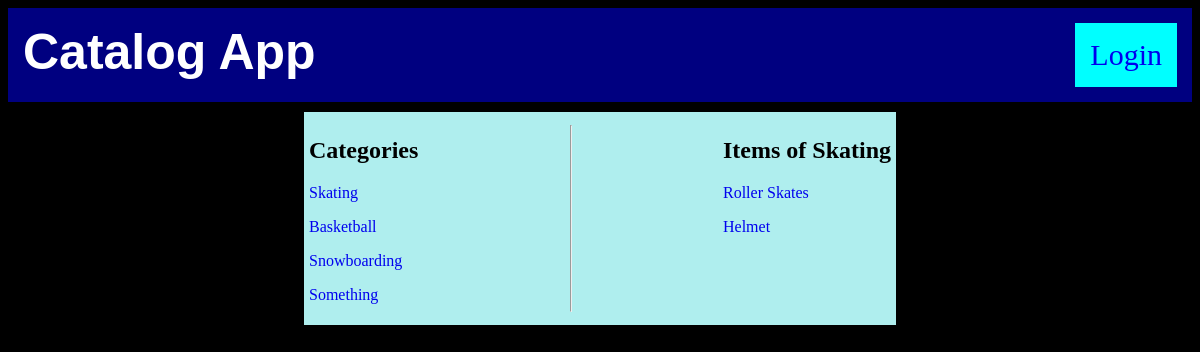
The page /catalog/1/items on the database its author committed.
### database_setup.py (models this page shows, shortened)
class Categories(Base):
    __tablename__ = 'categories'
    id = Column(Integer, primary_key=True)
    name = Column(String(20), nullable=False)
    user_id = Column(Integer, ForeignKey('user.id'))
    user = relationship(User)
    items = relationship('Item', cascade='all, delete-orphan')

class Item(Base):
    __tablename__ = 'items'
    id = Column(Integer, primary_key=True)
    name = Column(String(20), nullable=False)
    description = Column(String(500))
    categories_id = Column(Integer, ForeignKey('categories.id'))
    category = relationship(Categories)
    user_id = Column(Integer, ForeignKey('user.id'))
    user = relationship(User)

### project.py (the view)
@app.route('/catalog/<int:categories_id>/items')
def showItems(categories_id):
    catalogs = session.query(Categories).all()
    catalog = session.query(Categories).filter_by(id=categories_id).one()
    creator = getUserInfo(catalog.user_id)
    items = session.query(Item).filter_by(categories_id=categories_id).all()
    if 'username' not in login_session:
        return render_template('publicitems.html', catalog=catalog,
                               items=items, catalogs=catalogs,
                               creator=creator)
    else:
        return render_template('items.html', items=items, catalog=catalog,
                               catalogs=catalogs, creator=creator)

### project.py (called while the page is built)
def getUserInfo(user_id):
    user = session.query(User).filter_by(id=user_id).one()
    return user

### templates/publicitems.html (shortened to what this page needs)
<!DOCTYPE html>
<html>
   <head>
      <link rel=stylesheet type=text/css href="{{ url_for('static', filename='item.css') }}">
   </head>
   <body>
      <header>
         <h1>Catalog App</h1>
         <div class="login">
            {% if 'username' not in session %}
            <a href="{{url_for('showLogin')}}">Login</a>
            {% else %}
            <a href="{{url_for('gdisconnect')}}">Logout</a>
            {% endif %}
         </div>
      </header>
      <div class="middle">
         <div class="item">
            <div class="catalogs">
               <h2>Categories</h2>
               {% for catalog in catalogs %}
               <p>
                  <a href="{{url_for('showItems',categories_id=catalog.id)}}">{{ catalog.name }}</a><br>
               </p>
               {% endfor %}
            </div>
            <hr>
            <div class="items">
               <h2>Items of {{catalog.name}}</h2>
               {% for i in items %}
               <a href="{{url_for('desItem',categories_id=catalog.id,items_id=i.id)}}">
                  <p>{{i.name}}</p>
               </a>
               {% endfor %}
            </div>
         </div>
      </div>
   </body>
</html>

### static/item.css (style rules this page uses)
header { display: flex; flex-flow: row; justify-content: space-between; background-color: navy; padding: 15px; }
body { background-color: black; }
h1 { color: white; margin: 0px; font-size: 50px; font-family: sans-serif; }
.login { padding: 15px; font-size: 30px; background-color: aqua; }
a { text-decoration: none; }
.middle { display: flex; flex-flow: row; padding: 10px; justify-content: center; }
.item { display: flex; flex-flow: row; justify-content: space-around; width: 50%; padding: 5px; background-color: paleturquoise; }

### rows shown on the page
Categories: name "Skating"
Categories: name "Basketball"
Categories: name "Snowboarding"
Categories: name "Something"
Item: name "Roller Skates"
Item: name "Helmet"
